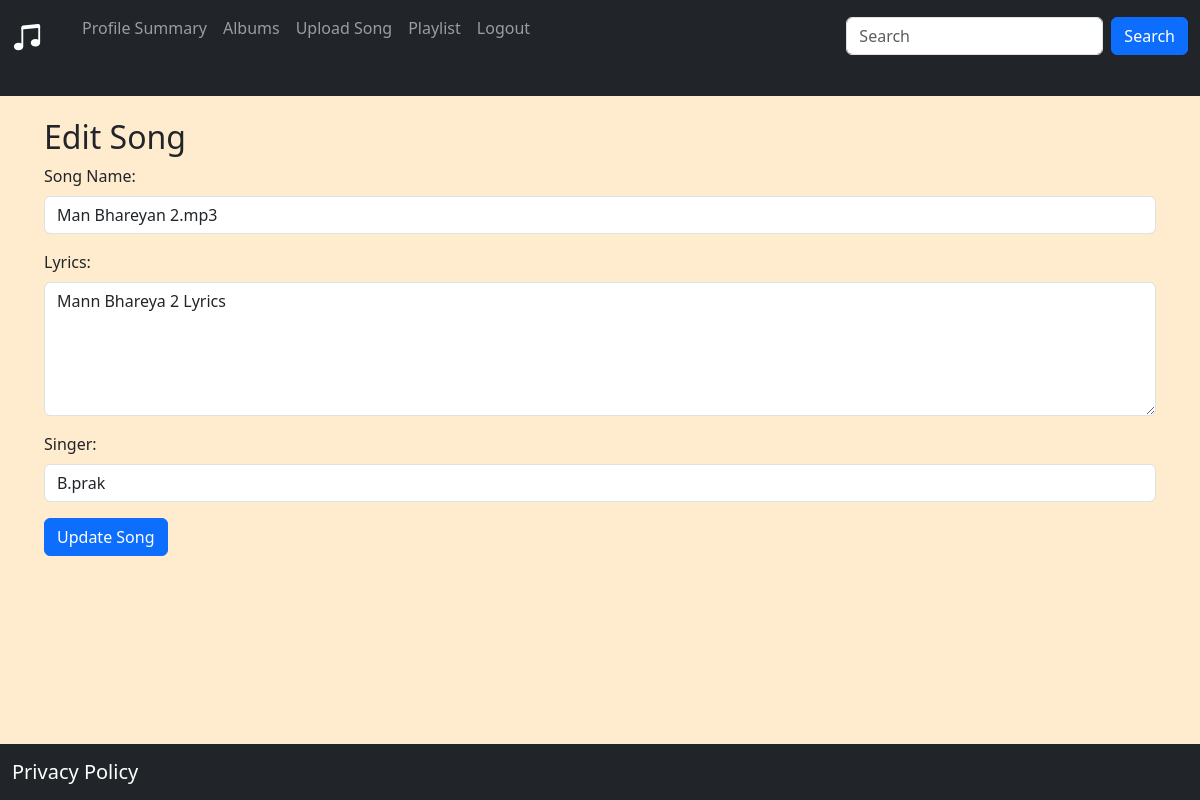
Page /edit_song/13 on the committed database.
### website/models.py (models this page shows)
class Song(db.Model):
    id = db.Column(db.Integer, primary_key = True)
    name = db.Column(db.String(150))
    lyrics = db.Column(db.String(5000))
    duration = db.Column(db.String(150))
    singer = db.Column(db.String(150))
    genre = db.Column(db.String(150))
    created_at = db.Column(db.DateTime(), default = func.now())
    ratings = db.Column(db.Float, default=0.0)
    num_ratings = db.Column(db.Integer, default=0)
    user_id = db.Column(db.Integer, db.ForeignKey('user.id'))
    albums = db.relationship('Album', secondary= album_song_association, back_populates='album_songs')
    playlists = db.relationship('Playlist', secondary= playlist_song_association, back_populates='songs')

### website/views.py (the view, shortened to what this page needs)
@views.route('/edit_song/<int:song_id>', methods = ['POST','GET'])
def edit_song(song_id):
    song = Song.query.get(song_id)
    if request.method == 'GET':
        return render_template('edit_song.html', song=song)

### website/templates/edit_song.html (shortened to what this page needs)
{% extends 'base.html' %}
{% block content %}
<div class="container mt-3">
    <h2>Edit Song</h2>
    <form method="post" action="{{ url_for('views.edit_song', song_id=song.id) }}">
        <div class="mb-3">
            <label for="name" class="form-label">Song Name:</label>
            <input type="text" class="form-control" id="name" name="name" value="{{ song.name }}" required>
        </div>
        <div class="mb-3">
            <label for="lyrics" class="form-label">Lyrics:</label>
            <textarea class="form-control" id="lyrics" name="lyrics" rows="5">{{ song.lyrics }}</textarea>
        </div>
        <div class="mb-3">
            <label for="singer" class="form-label">Singer:</label>
            <input type="text" class="form-control" id="singer" name="singer" value="{{ song.singer }}" required>
        </div>
        <button type="submit" class="btn btn-primary">Update Song</button>
    </form>
</div>
{% endblock %}

### rows in the picture
Song: name "Man Bhareyan 2.mp3", lyrics "Mann Bhareya 2 Lyrics", singer "B.prak"
